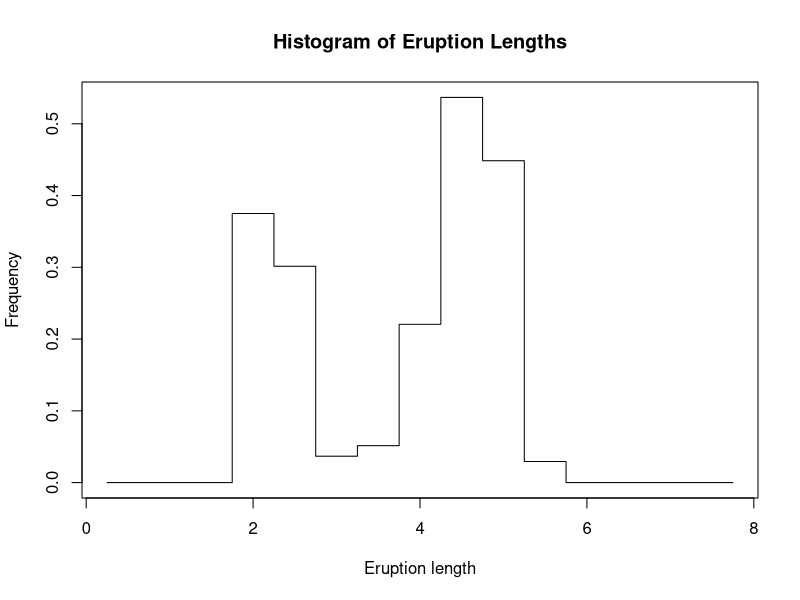
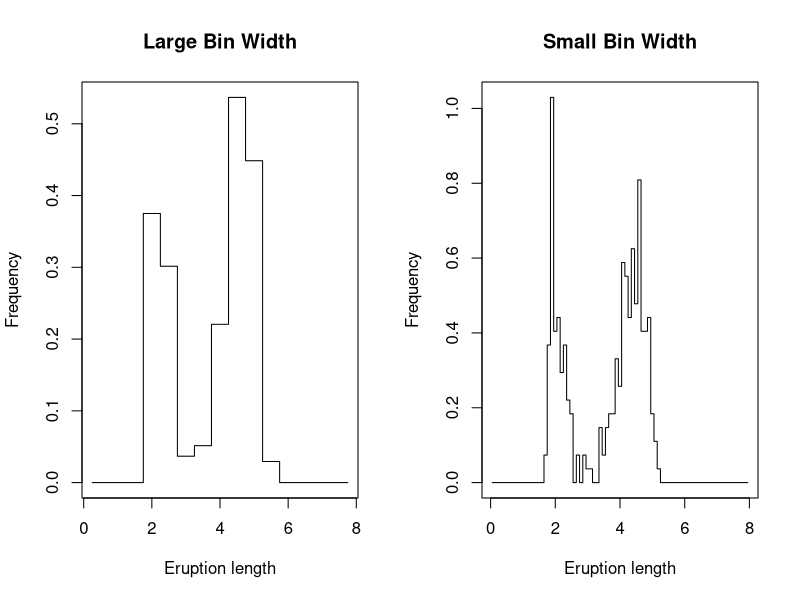
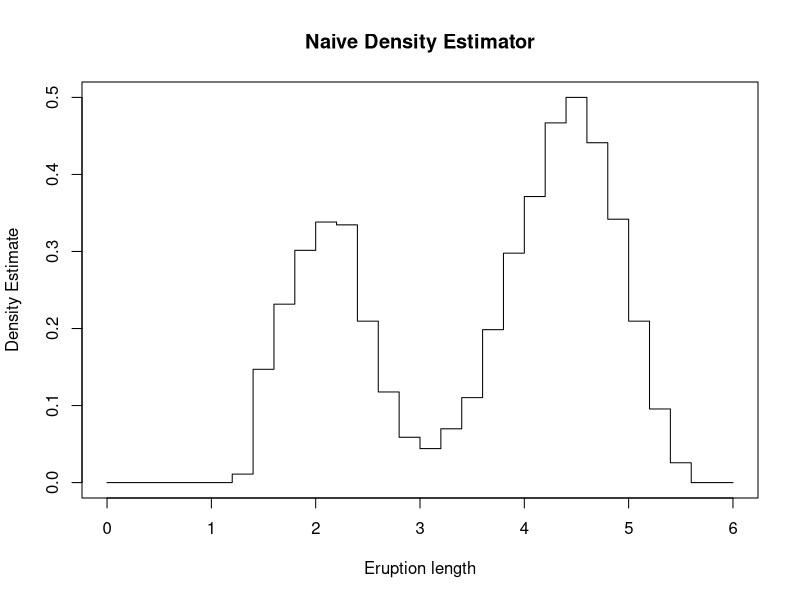
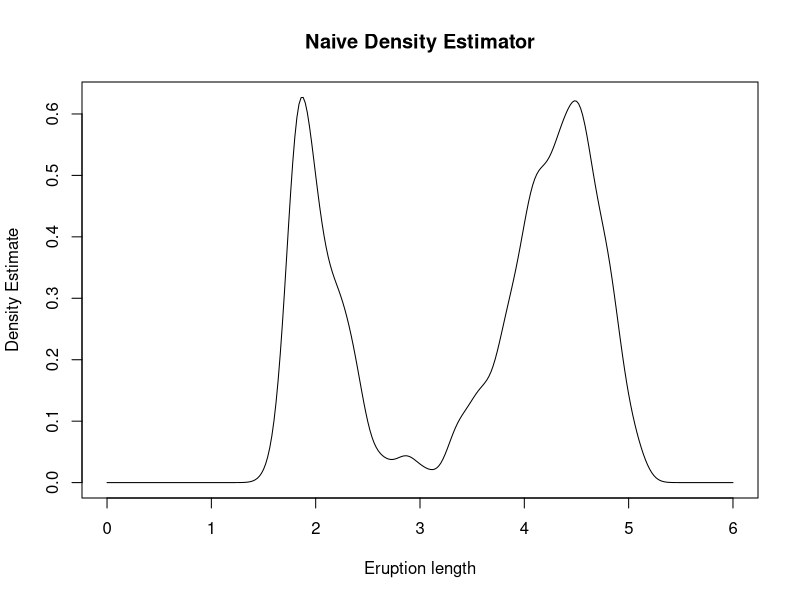
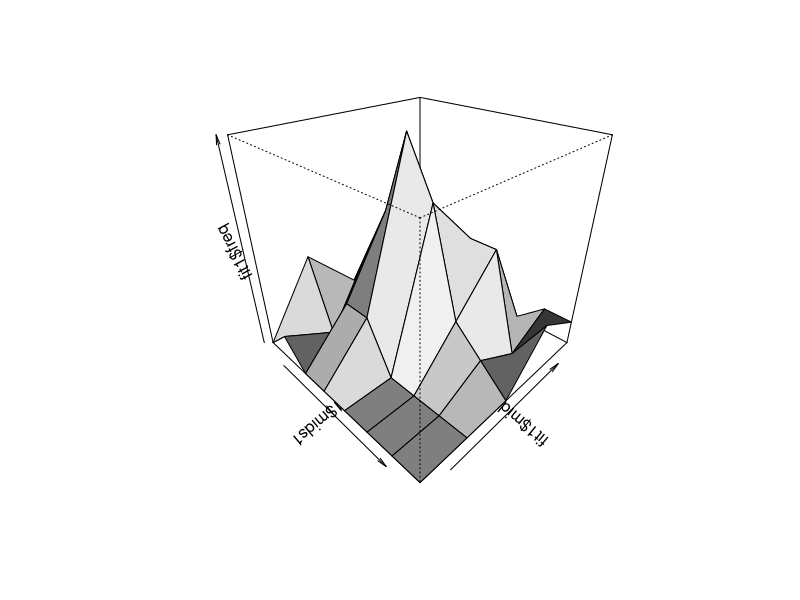
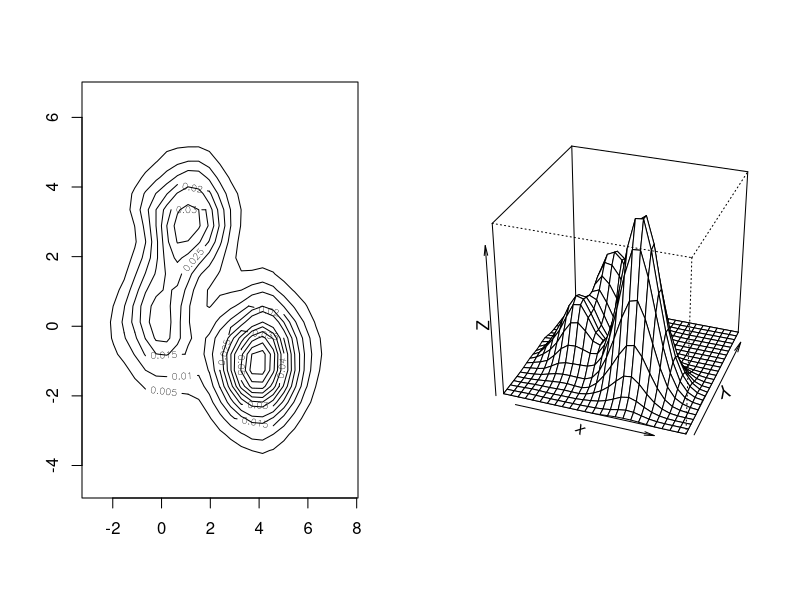

The R source for these figures, in order:
## ---- chunk 1
data(faithful); x0 <- 0; x1 <- 8; h <- .5
my.breaks<-seq(from=x0, to=x1, by=h)
myhist<-hist(faithful$eruptions, breaks=my.breaks, right=F, plot=F)
plot(myhist$mids, myhist$density, type="s", xlab="Eruption length", 
     ylab="Frequency", main="Histogram of Eruption Lengths")
## ---- chunk 2
par(mfrow = c(1, 2))
myhist<-hist(faithful$eruptions, breaks=my.breaks, right=F, plot=F)
plot(myhist$mids, myhist$density, type="s", xlab="Eruption length", 
     ylab="Frequency", main="Large Bin Width")
h <- .1
my.breaks<-seq(from=x0, to=x1, by=h)
myhist<-hist(faithful$eruptions, breaks=my.breaks, right=F, plot=F)
plot(myhist$mids, myhist$density, type="s", xlab="Eruption length", 
     ylab="Frequency", main="Small Bin Width")
par(mfrow = c(1, 1))
## ---- chunk 3
my.w<-function(x){
	if (abs(x) < 1) 
		w <- 1/2
	else
		w <- 0
	w
	}
x <- seq(0,6,0.2)
m <- length(x)
n <- length(faithful$eruptions)
h <- .5
fhat <- rep(0,m)
for (i in 1:m){
	S <- 0
	for (j in 1:n){
		S <- S+(1/h)*my.w((faithful$eruptions[j]-x[i])/h)
		}
	fhat[i] <- (1/n)*S
	}
## ---- chunk 4
plot(x,fhat, type="s", xlab="Eruption length", ylab="Density Estimate", 
     main="Naive Density Estimator")
## ---- chunk 5
my.w<-function(x, type="gaussian"){
if(type=="gaussian"){
  w <- dnorm(x)
return(w)
}
if(type=="naive"){
  if (abs(x) < 1) 
		w <- 1/2
	else
		w <- 0
return(w)
}
print("You have asked for an undefined kernel.")
return(NULL)
}
## ---- chunk 6
x <- seq(0,6,0.02)
m <- length(x)
n <- length(faithful$eruptions)
h <- .1
fhat <- rep(0,m)
for (i in 1:m){
	S <- 0
	for (j in 1:n){
		S <- S+(1/h)*my.w((faithful$eruptions[j]-x[i])/h)
		}
	fhat[i] <- (1/n)*S
	}
## ---- chunk 7
plot(x,fhat, type="l", xlab="Eruption length", ylab="Density Estimate", 
     main="Naive Density Estimator")
## ---- chunk 8
bin2d <- function(x, breaks1 = "Sturges", breaks2 = "Sturges"){
      histg1 <- hist(x[,1], breaks = breaks1, plot = FALSE)
      histg2 <- hist(x[,2], breaks = breaks2, plot = FALSE)
      brx <- histg1$breaks
      bry <- histg2$breaks
      freq <- table(cut(x[,1], brx),  cut(x[,2], bry))

      return(list(call = match.call(), freq = freq,
                breaks1 = brx, breaks2 = bry,
                mids1 = histg1$mids, mids2 = histg2$mids))
      }
## ---- chunk 9
data(iris)
fit1=bin2d(iris[1:50, 1:2])
persp(x=fit1$mids1, y=fit1$mids2, z=fit1$freq, shade=T, theta=45, phi=30, ltheta=60)
## ---- chunk 10
library(MASS)
n <- 2000
p <- c(.2, .3, .5)
mu <- matrix(c(0, 1, 4, 0, 3, -1), 3, 2)
Sigma <- diag(2)
i <- sample(1:3, replace = TRUE, prob = p, size = n)
k <- table(i)

x1 <- mvrnorm(k[1], mu = mu[1,], Sigma)
x2 <- mvrnorm(k[2], mu = mu[2,], Sigma)
x3 <- mvrnorm(k[3], mu = mu[3,], Sigma)
X <-  rbind(x1, x2, x3)   #the mixture data
x <- X[,1]
y <- X[,2]
    
fhat <- kde2d(x, y, h=c(1.87, 1.84))
## ---- chunk 11
par(mfrow = c(1, 2))
contour(fhat)
persp(fhat, phi = 30, theta = 20, d = 5, xlab = "x")
par(mfrow = c(1, 1))
